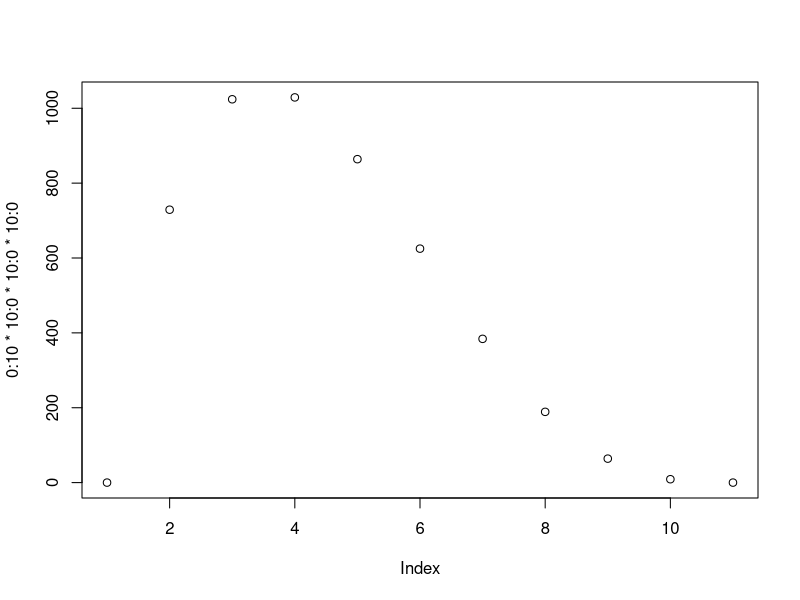
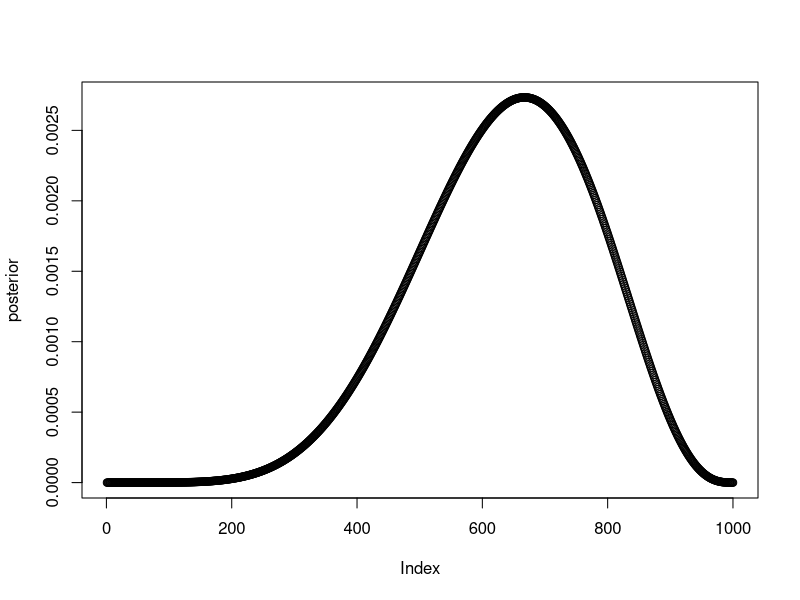
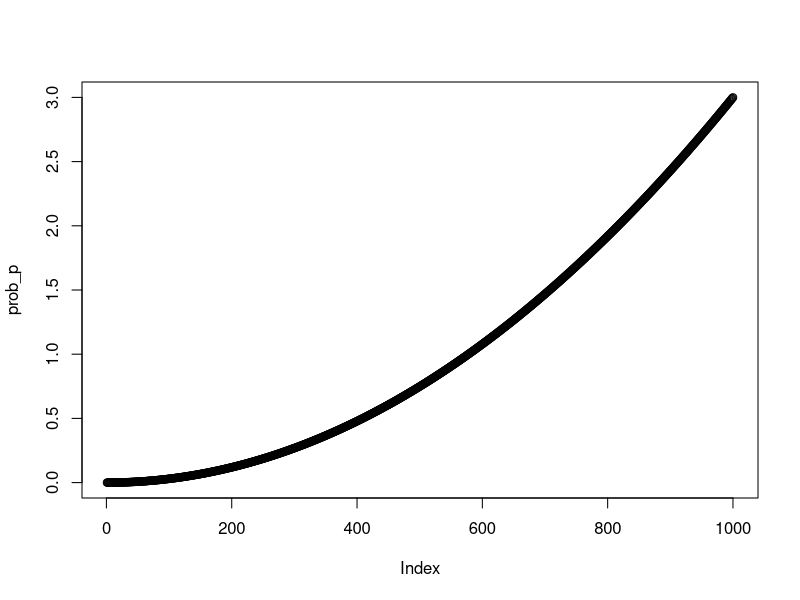
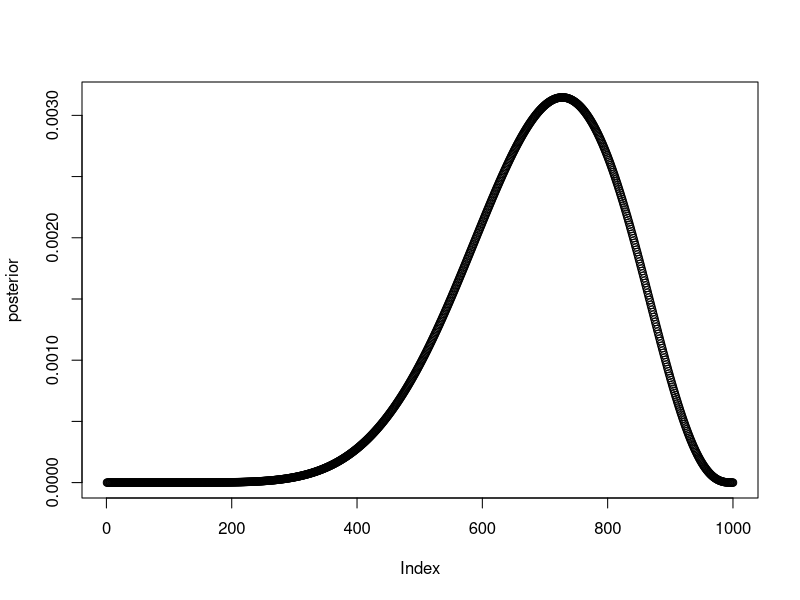
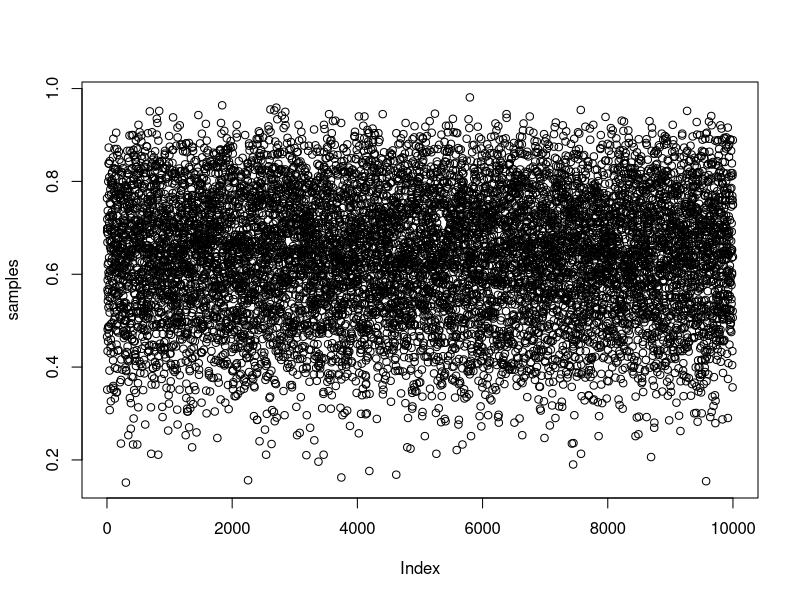

R code for these plots, in order:
## ---- chunk 1
ways <- c(3, 8, 9)
ways/sum(ways)
## ---- chunk 2
plot (0:10 * 10:0 * 10:0 * 10:0)
## ---- chunk 3
dbinom (6, 9, 0.7)
## ---- chunk 4
p_grid <- seq(from=0, to=1, length.out=1000)
prob_p <- rep(1, 1000)
prob_data <- dbinom(6, size=9, prob=p_grid)
posterior <- prob_data* prob_p
posterior <- posterior / sum(posterior)
plot(posterior)
## ---- chunk 5
p_grid <- seq(from=0, to=1, len=1000)
prob_p <- dbeta(p_grid, 3, 1)
prob_data <- dbinom(6, 9, prob=p_grid)
posterior <- prob_data * prob_p
posterior <- posterior / sum(posterior)
plot(prob_p)
plot(posterior)
## ---- chunk 6
p_grid <- seq (from=0, to=1, length.out=1000)
prob_p <- rep(1, 1000)
prob_data <- dbinom(6, size=9, prob=p_grid)
posterior <- prob_data * prob_p
posterior <- posterior / sum(posterior)
## ---- chunk 7
samples <- sample(p_grid, prob=posterior, size=1e4, replace=TRUE)
## ---- chunk 8
plot(samples)
## ---- chunk 9
w <- rbinom(1e4, size=9, prob=samples)
